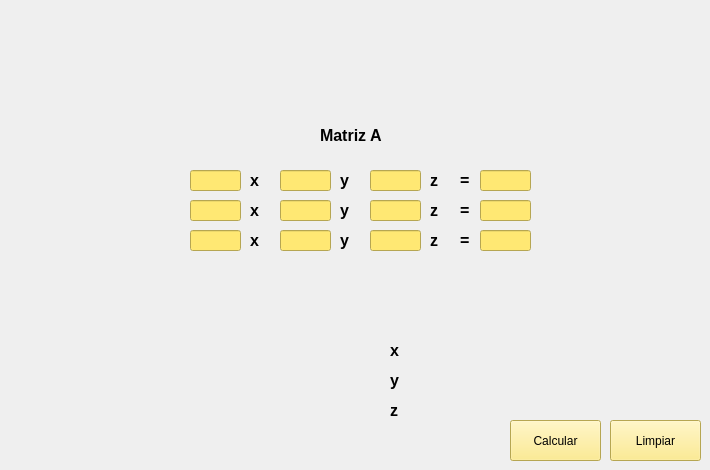
   <widget class="QWidget" name="tab_9">
    <attribute name="title">
     <string>Cramer</string>
    </attribute>
    <widget class="QLabel" name="label_67">
     <property name="geometry">
      <rect>
       <x>18</x>
       <y>20</y>
       <width>651</width>
       <height>81</height>
      </rect>
     </property>
     <property name="text">
      <string/>
     </property>
     <property name="pixmap">
      <pixmap>METDO CRAMER.png</pixmap>
     </property>
    </widget>
    <widget class="QPushButton" name="btn_MetodoCramer">
     <property name="geometry">
      <rect>
       <x>510</x>
       <y>420</y>
       <width>91</width>
       <height>41</height>
      </rect>
     </property>
     <property name="styleSheet">
      <string notr="true">background-color: rgb(255, 232, 115);
color: rgb(0, 0, 0);</string>
     </property>
     <property name="text">
      <string>Calcular</string>
     </property>
    </widget>
    <widget class="QPushButton" name="btn_limpiar3_7">
     <property name="geometry">
      <rect>
       <x>610</x>
       <y>420</y>
       <width>91</width>
       <height>41</height>
      </rect>
     </property>
     <property name="styleSheet">
      <string notr="true">background-color: rgb(255, 232, 115);
color: rgb(0, 0, 0);</string>
     </property>
     <property name="text">
      <string>Limpiar</string>
     </property>
    </widget>
    <widget class="QLabel" name="lbl_rCramer10">
     <property name="geometry">
      <rect>
       <x>320</x>
       <y>370</y>
       <width>61</width>
       <height>16</height>
      </rect>
     </property>
     <property name="font">
      <font>
       <pointsize>10</pointsize>
       <bold>true</bold>
      </font>
     </property>
     <property name="text">
      <string/>
     </property>
    </widget>
    <widget class="QLabel" name="label_92">
     <property name="geometry">
      <rect>
       <x>430</x>
       <y>200</y>
       <width>21</width>
       <height>21</height>
      </rect>
     </property>
     <property name="font">
      <font>
       <pointsize>12</pointsize>
       <bold>true</bold>
      </font>
     </property>
     <property name="text">
      <string>z</string>
     </property>
    </widget>
    <widget class="QLineEdit" name="txt_EcS20">
     <property name="geometry">
      <rect>
       <x>190</x>
       <y>230</y>
       <width>51</width>
       <height>21</height>
      </rect>
     </property>
     <property name="styleSheet">
      <string notr="true">background-color: rgb(255, 232, 115);
color: rgb(0, 0, 0);</string>
     </property>
    </widget>
    <widget class="QLabel" name="label_93">
     <property name="geometry">
      <rect>
       <x>460</x>
       <y>230</y>
       <width>21</width>
       <height>21</height>
      </rect>
     </property>
     <property name="font">
      <font>
       <pointsize>12</pointsize>
       <bold>true</bold>
      </font>
     </property>
     <property name="text">
      <string>=</string>
     </property>
    </widget>
    <widget class="QLineEdit" name="txt_EcS10">
     <property name="geometry">
      <rect>
       <x>190</x>
       <y>200</y>
       <width>51</width>
       <height>21</height>
      </rect>
     </property>
     <property name="styleSheet">
      <string notr="true">background-color: rgb(255, 232, 115);
color: rgb(0, 0, 0);</string>
     </property>
    </widget>
    <widget class="QLineEdit" name="txt_EcS12">
     <property name="geometry">
      <rect>
       <x>370</x>
       <y>200</y>
       <width>51</width>
       <height>21</height>
      </rect>
     </property>
     <property name="styleSheet">
      <string notr="true">background-color: rgb(255, 232, 115);
color: rgb(0, 0, 0);</string>
     </property>
    </widget>
    <widget class="QLineEdit" name="txt_EcC00">
     <property name="geometry">
      <rect>
       <x>480</x>
       <y>170</y>
       <width>51</width>
       <height>21</height>
      </rect>
     </property>
     <property name="styleSheet">
      <string notr="true">background-color: rgb(255, 232, 115);
color: rgb(0, 0, 0);</string>
     </property>
    </widget>
    <widget class="QLabel" name="lbl_rCramer00">
     <property name="geometry">
      <rect>
       <x>320</x>
       <y>340</y>
       <width>61</width>
       <height>16</height>
      </rect>
     </property>
     <property name="font">
      <font>
       <pointsize>10</pointsize>
       <bold>true</bold>
      </font>
     </property>
     <property name="text">
      <string/>
     </property>
    </widget>
    <widget class="QLabel" name="label_94">
     <property name="geometry">
      <rect>
       <x>340</x>
       <y>200</y>
       <width>21</width>
       <height>21</height>
      </rect>
     </property>
     <property name="font">
      <font>
       <pointsize>12</pointsize>
       <bold>true</bold>
      </font>
     </property>
     <property name="text">
      <string>y</string>
     </property>
    </widget>
    <widget class="QLabel" name="label_95">
     <property name="geometry">
      <rect>
       <x>460</x>
       <y>200</y>
       <width>21</width>
       <height>21</height>
      </rect>
     </property>
     <property name="font">
      <font>
       <pointsize>12</pointsize>
       <bold>true</bold>
      </font>
     </property>
     <property name="text">
      <string>=</string>
     </property>
    </widget>
    <widget class="QLabel" name="label_96">
     <property name="geometry">
      <rect>
       <x>250</x>
       <y>200</y>
       <width>21</width>
       <height>21</height>
      </rect>
     </property>
     <property name="font">
      <font>
       <pointsize>12</pointsize>
       <bold>true</bold>
      </font>
     </property>
     <property name="text">
      <string>x</string>
     </property>
    </widget>
    <widget class="QLineEdit" name="txt_EcC20">
     <property name="geometry">
      <rect>
       <x>480</x>
       <y>230</y>
       <width>51</width>
       <height>21</height>
      </rect>
     </property>
     <property name="styleSheet">
      <string notr="true">background-color: rgb(255, 232, 115);
color: rgb(0, 0, 0);</string>
     </property>
    </widget>
    <widget class="QLabel" name="label_97">
     <property name="geometry">
      <rect>
       <x>240</x>
       <y>320</y>
       <width>81</width>
       <height>111</height>
      </rect>
     </property>
     <property name="layoutDirection">
      <enum>Qt::LeftToRight</enum>
     </property>
     <property name="text">
      <string/>
     </property>
     <property name="pixmap">
      <pixmap>cerrar-parentesi.png</pixmap>
     </property>
    </widget>
    <widget class="QLineEdit" name="txt_EcC10">
     <property name="geometry">
      <rect>
       <x>480</x>
       <y>200</y>
       <width>51</width>
       <height>21</height>
      </rect>
     </property>
     <property name="styleSheet">
      <string notr="true">background-color: rgb(255, 232, 115);
color: rgb(0, 0, 0);</string>
     </property>
    </widget>
    <widget class="QLabel" name="label_98">
     <property name="geometry">
      <rect>
       <x>250</x>
       <y>170</y>
       <width>21</width>
       <height>21</height>
      </rect>
     </property>
     <property name="font">
      <font>
       <pointsize>12</pointsize>
       <bold>true</bold>
      </font>
     </property>
     <property name="text">
      <string>x</string>
     </property>
    </widget>
    <widget class="QLabel" name="lbl_rCramer20">
     <property name="geometry">
      <rect>
       <x>320</x>
       <y>400</y>
       <width>61</width>
       <height>16</height>
      </rect>
     </property>
     <property name="font">
      <font>
       <pointsize>10</pointsize>
       <bold>true</bold>
      </font>
     </property>
     <property name="text">
      <string/>
     </property>
    </widget>
    <widget class="QLabel" name="label_99">
     <property name="geometry">
      <rect>
       <x>390</x>
       <y>370</y>
       <width>21</width>
       <height>21</height>
      </rect>
     </property>
     <property name="font">
      <font>
       <pointsize>12</pointsize>
       <bold>true</bold>
      </font>
     </property>
     <property name="text">
      <string>y</string>
     </property>
    </widget>
    <widget class="QLabel" name="label_100">
     <property name="geometry">
      <rect>
       <x>100</x>
       <y>150</y>
       <width>81</width>
       <height>111</height>
      </rect>
     </property>
     <property name="layoutDirection">
      <enum>Qt::LeftToRight</enum>
     </property>
     <property name="text">
      <string/>
     </property>
     <property name="pixmap">
      <pixmap>cerrar-parentesi.png</pixmap>
     </property>
    </widget>
    <widget class="QLineEdit" name="txt_EcS01">
     <property name="geometry">
      <rect>
       <x>280</x>
       <y>170</y>
       <width>51</width>
       <height>21</height>
      </rect>
     </property>
     <property name="styleSheet">
      <string notr="true">background-color: rgb(255, 232, 115);
color: rgb(0, 0, 0);</string>
     </property>
    </widget>
    <widget class="QLabel" name="label_101">
     <property name="geometry">
      <rect>
       <x>320</x>
       <y>120</y>
       <width>81</width>
       <height>31</height>
      </rect>
     </property>
     <property name="font">
      <font>
       <pointsize>12</pointsize>
       <bold>true</bold>
      </font>
     </property>
     <property name="text">
      <string>Matriz A </string>
     </property>
    </widget>
    <widget class="QLabel" name="label_102">
     <property name="geometry">
      <rect>
       <x>250</x>
       <y>230</y>
       <width>21</width>
       <height>21</height>
      </rect>
     </property>
     <property name="font">
      <font>
       <pointsize>12</pointsize>
       <bold>true</bold>
      </font>
     </property>
     <property name="text">
      <string>x</string>
     </property>
    </widget>
    <widget class="QLabel" name="label_103">
     <property name="geometry">
      <rect>
       <x>460</x>
       <y>170</y>
       <width>21</width>
       <height>21</height>
      </rect>
     </property>
     <property name="font">
      <font>
       <pointsize>12</pointsize>
       <bold>true</bold>
      </font>
     </property>
     <property name="text">
      <string>=</string>
     </property>
    </widget>
    <widget class="QLabel" name="label_104">
     <property name="geometry">
      <rect>
       <x>430</x>
       <y>230</y>
       <width>21</width>
       <height>21</height>
      </rect>
     </property>
     <property name="font">
      <font>
       <pointsize>12</pointsize>
       <bold>true</bold>
      </font>
     </property>
     <property name="text">
      <string>z</string>
     </property>
    </widget>
    <widget class="QLineEdit" name="txt_EcS00">
     <property name="geometry">
      <rect>
       <x>190</x>
       <y>170</y>
       <width>51</width>
       <height>21</height>
      </rect>
     </property>
     <property name="styleSheet">
      <string notr="true">background-color: rgb(255, 232, 115);
color: rgb(0, 0, 0);</string>
     </property>
    </widget>
    <widget class="QLabel" name="label_105">
     <property name="geometry">
      <rect>
       <x>530</x>
       <y>150</y>
       <width>61</width>
       <height>111</height>
      </rect>
     </property>
     <property name="layoutDirection">
      <enum>Qt::RightToLeft</enum>
     </property>
     <property name="text">
      <string/>
     </property>
     <property name="textFormat">
      <enum>Qt::AutoText</enum>
     </property>
     <property name="pixmap">
      <pixmap>cerrar-parentesis.png</pixmap>
     </property>
    </widget>
    <widget class="QLabel" name="label_106">
     <property name="geometry">
      <rect>
       <x>390</x>
       <y>340</y>
       <width>21</width>
       <height>21</height>
      </rect>
     </property>
     <property name="font">
      <font>
       <pointsize>12</pointsize>
       <bold>true</bold>
      </font>
     </property>
     <property name="text">
      <string>x</string>
     </property>
    </widget>
    <widget class="QLineEdit" name="txt_EcS21">
     <property name="geometry">
      <rect>
       <x>280</x>
       <y>230</y>
       <width>51</width>
       <height>21</height>
      </rect>
     </property>
     <property name="styleSheet">
      <string notr="true">background-color: rgb(255, 232, 115);
color: rgb(0, 0, 0);</string>
     </property>
    </widget>
    <widget class="QLabel" name="label_107">
     <property name="geometry">
      <rect>
       <x>340</x>
       <y>230</y>
       <width>21</width>
       <height>21</height>
      </rect>
     </property>
     <property name="font">
      <font>
       <pointsize>12</pointsize>
       <bold>true</bold>
      </font>
     </property>
     <property name="text">
      <string>y</string>
     </property>
    </widget>
    <widget class="QLabel" name="label_108">
     <property name="geometry">
      <rect>
       <x>340</x>
       <y>170</y>
       <width>21</width>
       <height>21</height>
      </rect>
     </property>
     <property name="font">
      <font>
       <pointsize>12</pointsize>
       <bold>true</bold>
      </font>
     </property>
     <property name="text">
      <string>y</string>
     </property>
    </widget>
    <widget class="QLineEdit" name="txt_EcS02">
     <property name="geometry">
      <rect>
       <x>370</x>
       <y>170</y>
       <width>51</width>
       <height>21</height>
      </rect>
     </property>
     <property name="styleSheet">
      <string notr="true">background-color: rgb(255, 232, 115);
color: rgb(0, 0, 0);</string>
     </property>
    </widget>
    <widget class="QLabel" name="label_109">
     <property name="geometry">
      <rect>
       <x>390</x>
       <y>400</y>
       <width>21</width>
       <height>21</height>
      </rect>
     </property>
     <property name="font">
      <font>
       <pointsize>12</pointsize>
       <bold>true</bold>
      </font>
     </property>
     <property name="text">
      <string>z</string>
     </property>
    </widget>
    <widget class="QLineEdit" name="txt_EcS22">
     <property name="geometry">
      <rect>
       <x>370</x>
       <y>230</y>
       <width>51</width>
       <height>21</height>
      </rect>
     </property>
     <property name="styleSheet">
      <string notr="true">background-color: rgb(255, 232, 115);
color: rgb(0, 0, 0);</string>
     </property>
    </widget>
    <widget class="QLabel" name="label_110">
     <property name="geometry">
      <rect>
       <x>400</x>
       <y>320</y>
       <width>61</width>
       <height>111</height>
      </rect>
     </property>
     <property name="layoutDirection">
      <enum>Qt::RightToLeft</enum>
     </property>
     <property name="text">
      <string/>
     </property>
     <property name="textFormat">
      <enum>Qt::AutoText</enum>
     </property>
     <property name="pixmap">
      <pixmap>cerrar-parentesis.png</pixmap>
     </property>
    </widget>
    <widget class="QLineEdit" name="txt_EcS11">
     <property name="geometry">
      <rect>
       <x>280</x>
       <y>200</y>
       <width>51</width>
       <height>21</height>
      </rect>
     </property>
     <property name="styleSheet">
      <string notr="true">background-color: rgb(255, 232, 115);
color: rgb(0, 0, 0);</string>
     </property>
    </widget>
    <widget class="QLabel" name="label_111">
     <property name="geometry">
      <rect>
       <x>430</x>
       <y>170</y>
       <width>21</width>
       <height>21</height>
      </rect>
     </property>
     <property name="font">
      <font>
       <pointsize>12</pointsize>
       <bold>true</bold>
      </font>
     </property>
     <property name="text">
      <string>z</string>
     </property>
    </widget>
   </widget>
